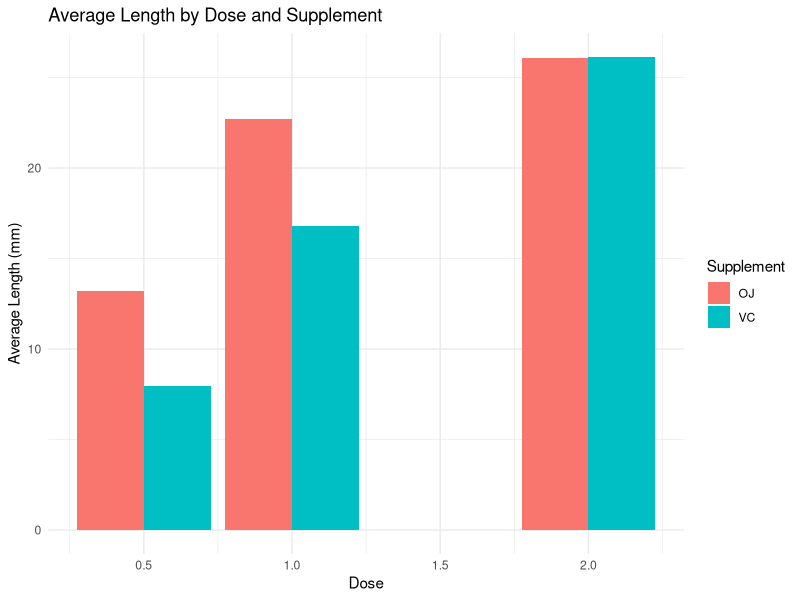

This figure's R source: (Note: this script raises an error after producing the figure.)
# Importing libraries
library(datasets) # Contains the Iris data set
library(caret) # Package for machine learning algorithms / CARET stands for Classification And REgression Training
library(dplyr)

# Importing the Iris data set
data("ToothGrowth")

# Check to see if there are missing data?
sum(is.na(ToothGrowth))

# To achieve reproducible model; set the random seed number
set.seed(100)

# Performs stratified random split of the data set
TrainingIndex <- createDataPartition(ToothGrowth$supp, p=0.8, list = FALSE)
TrainingSet <- ToothGrowth[TrainingIndex,] # Training Set
TestingSet <- ToothGrowth[-TrainingIndex,] # Test Set

# Visualization
average <- ToothGrowth %>%
  group_by(dose, supp) %>%
  summarise(mean_len = mean(len, na.rm = TRUE)) %>%
  ungroup()

ggplot(average, aes(x = dose, y = mean_len, fill = supp)) + 
  geom_col(position="dodge") +
  labs(title="Average Length by Dose and Supplement", x = "Dose", y = "Average Length (mm)", fill = "Supplement") +
  #geom_point(data=TrainingSet, aes(dose, len), color="blue") +
  theme_minimal()



###############################
# SVM model (polynomial kernel)

# Build Training model
Model <- train(supp ~ ., data = TrainingSet,
               method = "svmPoly",
               na.action = na.omit,
               preProcess=c("scale","center"),
               trControl= trainControl(method="none"),
               tuneGrid = data.frame(degree=1,scale=1,C=1)
)

# Build CV model
Model.cv <- train(supp~ ., data = TrainingSet,
                  method = "svmPoly",
                  na.action = na.omit,
                  preProcess=c("scale","center"),
                  trControl= trainControl(method="cv", number=4),
                  tuneGrid = data.frame(degree=1,scale=1,C=1)
)


# Apply model for prediction
Model.training <-predict(Model, TrainingSet) # Apply model to make prediction on Training set
Model.testing <-predict(Model, TestingSet) # Apply model to make prediction on Testing set
Model.cv <-predict(Model.cv, TrainingSet) # Perform cross-validation

# Model performance (Displays confusion matrix and statistics)
Model.training.confusion <-confusionMatrix(Model.training, TrainingSet$supp)
Model.testing.confusion <-confusionMatrix(Model.testing, TestingSet$supp)
Model.cv.confusion <-confusionMatrix(Model.cv, TrainingSet$supp)

print(Model.training.confusion)
print(Model.testing.confusion)
print(Model.cv.confusion)

# Feature importance
Importance <- varImp(Model)
plot(Importance)
plot(Importance, col = "red")
